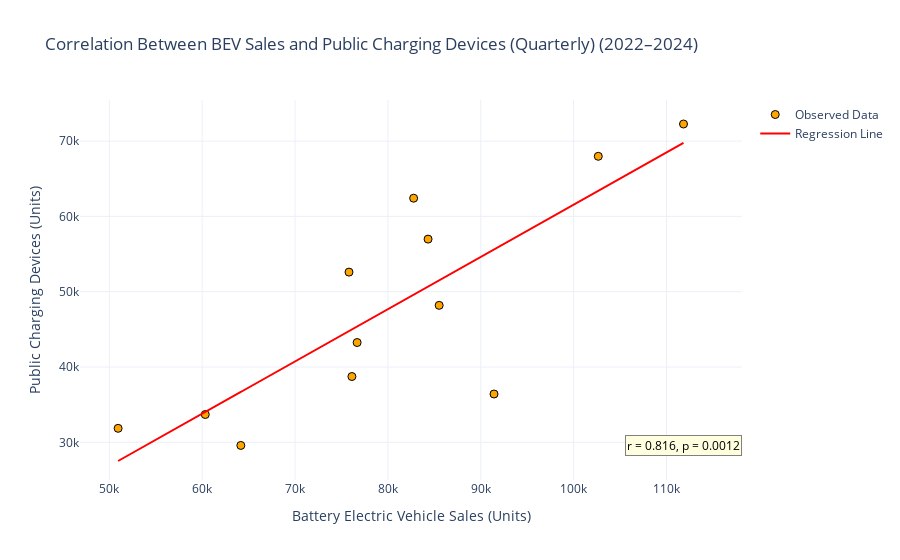

Notebook source saved alongside this figure:
### Code cell
import pandas as pd
import plotly.graph_objects as go
import numpy as np
from scipy.stats import pearsonr

df = pd.read_csv("EVvsChargerdataset_corranalysis.csv")

df.rename(columns={
    'BEV_Sales': 'BEV Sales',
    'Total Charging Devices': 'Charging Devices'
}, inplace=True)

corr, p_value = pearsonr(df['BEV Sales'], df['Charging Devices'])

print("Pearson Correlation Coefficient:", round(corr, 3))
print("P-value:", round(p_value, 4))

x_vals = np.array(df['BEV Sales'])
y_vals = np.array(df['Charging Devices'])

m, b = np.polyfit(x_vals, y_vals, 1)
regression_line = m * x_vals + b

fig = go.Figure()

fig.add_trace(go.Scatter(
    x=x_vals,
    y=y_vals,
    mode='markers',
    name='Observed Data',
    marker=dict(size=8, color='orange', line=dict(width=1, color='black'))
))

fig.add_trace(go.Scatter(
    x=x_vals,
    y=regression_line,
    mode='lines',
    name='Regression Line',
    line=dict(color='red', width=2)
))

fig.update_layout(
    title='Correlation Between BEV Sales and Public Charging Devices (Quarterly) (2022–2024)',
    xaxis_title='Battery Electric Vehicle Sales (Units)',
    yaxis_title='Public Charging Devices (Units)',
    template='plotly_white',
    annotations=[
        dict(
            x=max(x_vals),
            y=min(y_vals),
            xref='x',
            yref='y',
            text=f"r = {corr:.3f}, p = {p_value:.4f}",
            showarrow=False,
            font=dict(size=12, color='black'),
            bgcolor='lightyellow',
            bordercolor='gray',
            borderwidth=1
        )
    ]
)

fig.show()

### Figure 1 — Plotly figure (JSON) as saved in the notebook; plotly's stock layout.template omitted (floating-point values rounded to 4 significant figures)
{"data": [{"marker": {"color": "orange", "line": {"color": "black", "width": 1}, "size": 8}, "mode": "markers", "name": "Observed Data", "type": "scatter", "x": [111835, 102657, 82773, 84327, 75813, 85523, 76686, 76127, 91430, 60335, 50946, 64164], "y": [72271, 67980, 62418, 56983, 52602, 48187, 43252, 38737, 36416, 33693, 31855, 29583]}, {"line": {"color": "red", "width": 2}, "mode": "lines", "name": "Regression Line", "type": "scatter", "x": [111835, 102657, 82773, 84327, 75813, 85523, 76686, 76127, 91430, 60335, 50946, 64164], "y": [69770.0, 63400.0, 49600.0, 50680.0, 44770.0, 51510.0, 45380.0, 44990.0, 55610.0, 34030.0, 27520.0, 36690.0]}], "layout": {"annotations": [{"bgcolor": "lightyellow", "bordercolor": "gray", "borderwidth": 1, "font": {"color": "black", "size": 12}, "showarrow": false, "text": "r = 0.816, p = 0.0012", "x": 111835, "xref": "x", "y": 29583, "yref": "y"}], "title": {"text": "Correlation Between BEV Sales and Public Charging Devices (Quarterly) (2022–2024)"}, "xaxis": {"title": {"text": "Battery Electric Vehicle Sales (Units)"}}, "yaxis": {"title": {"text": "Public Charging Devices (Units)"}}}}
